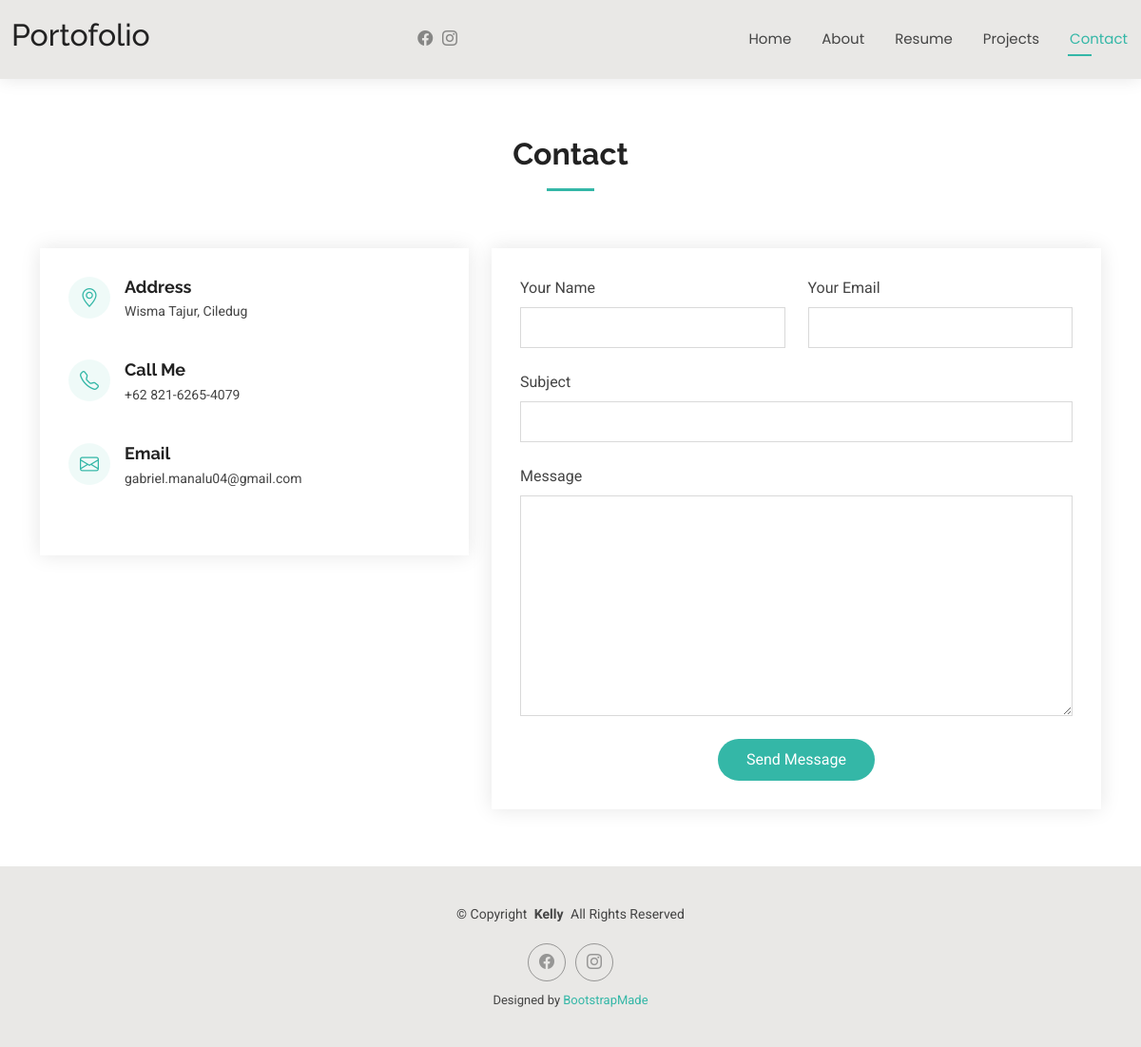
The page /contact.php on the database its author committed.
### tables this page shows
CREATE TABLE `data_kontak` (
  `id` int NOT NULL,
  `alamat` varchar(50) NOT NULL,
  `nomor` varchar(50) NOT NULL,
  `email` varchar(50) NOT NULL
);

### contact.php (the view, shortened to what this page needs)
<?php
include "koneksi.php";
?>
<!DOCTYPE html>
<html lang="en">
<head>
  <link href="assets/vendor/bootstrap/css/bootstrap.min.css" rel="stylesheet">
  <link href="assets/vendor/bootstrap-icons/bootstrap-icons.css" rel="stylesheet">
  <link href="assets/vendor/aos/aos.css" rel="stylesheet">
  <link href="assets/vendor/swiper/swiper-bundle.min.css" rel="stylesheet">
  <link href="assets/vendor/glightbox/css/glightbox.min.css" rel="stylesheet">
  <link href="assets/css/main.css" rel="stylesheet">
</head>
<body class="contact-page">
  <header id="header" class="header d-flex align-items-center light-background sticky-top">
    <div class="container-fluid position-relative d-flex align-items-center justify-content-between">
      <a href="index.php" class="logo d-flex align-items-center me-auto me-xl-0">
        <h2 class="sitename">Portofolio</h2>
      </a>
      <nav id="navmenu" class="navmenu">
        <ul>
          <li><a href="index.php">Home</a></li>
          <li><a href="about.php">About</a></li>
          <li><a href="resume.php">Resume</a></li>
          <li><a href="projects.php">Projects</a></li>
          <li><a href="contact.php" class="active">Contact</a></li>
        </ul>
      </nav>
      <div class="header-social-links">
        <a href="#" class="facebook"><i class="bi bi-facebook"></i></a>
        <a href="#" class="instagram"><i class="bi bi-instagram"></i></a>
      </div>
    </div>
  </header>
  <main class="main">
    <section id="contact" class="contact section">
      <div class="container section-title" data-aos="fade-up">
        <h2>Contact</h2>
      </div>
      <div class="container" data-aos="fade-up" data-aos-delay="100">
        <div class="row gy-4">
          <div class="col-lg-5">
            <?php
            $strSQL = "SELECT alamat, nomor, email FROM data_kontak";
            $execStrSQL = mysqli_query($conn, $strSQL);
            if (mysqli_num_rows($execStrSQL) > 0) {
              while ($row = mysqli_fetch_assoc($execStrSQL)) {
                ?>
                <div class="info-wrap">
                  <div class="info-item d-flex" data-aos="fade-up" data-aos-delay="200">
                    <i class="bi bi-geo-alt flex-shrink-0"></i>
                    <div>
                      <h3>Address</h3>
                      <p><?= $row["alamat"] ?></p>
                    </div>
                  </div>
                  <div class="info-item d-flex" data-aos="fade-up" data-aos-delay="300">
                    <i class="bi bi-telephone flex-shrink-0"></i>
                    <div>
                      <h3>Call Me</h3>
                      <p><?= $row["nomor"] ?></p>
                    </div>
                  </div>
                  <div class="info-item d-flex" data-aos="fade-up" data-aos-delay="400">
                    <i class="bi bi-envelope flex-shrink-0"></i>
                    <div>
                      <h3>Email</h3>
                      <p><?= $row["email"] ?></p>
                    </div>
                  </div>
                </div>
                <?php
              }
            }
            ?>
          </div>
          <div class="col-lg-7">
            <form action="<?php echo htmlspecialchars($_SERVER['PHP_SELF']) ?>" method="post" class="php-email-form"
              data-aos="fade-up" data-aos-delay="200">
              <div class="row gy-4">
                <div class="col-md-6">
                  <label for="name-field" class="pb-2">Your Name</label>
                  <input type="text" name="nama" id="name-field" class="form-control" required="">
                </div>
                <div class="col-md-6">
                  <label for="email-field" class="pb-2">Your Email</label>
                  <input type="email" class="form-control" name="email" id="email-field" required="">
                </div>
                <div class="col-md-12">
                  <label for="subject-field" class="pb-2">Subject</label>
                  <input type="text" class="form-control" name="subjek" id="subject-field" required="">
                </div>
                <div class="col-md-12">
                  <label for="message-field" class="pb-2">Message</label>
                  <textarea class="form-control" name="pesan" rows="10" id="message-field" required=""></textarea>
                </div>
                <div class="col-md-12 text-center">
                  <button type="submit">Send Message</button>
                </div>
              </div>
            </form>
          </div>
        </div>
      </div>
    </section>
  </main>
  <footer id="footer" class="footer light-background">
    <div class="container">
      <div class="copyright text-center ">
        <p>© <span>Copyright</span> <strong class="px-1 sitename">Kelly</strong> <span>All Rights
            Reserved<br></span></p>
      </div>
      <div class="social-links d-flex justify-content-center">
        <a href=""><i class="bi bi-facebook"></i></a>
        <a href=""><i class="bi bi-instagram"></i></a>
      </div>
      <div class="credits">
        Designed by <a href="https://bootstrapmade.com/">BootstrapMade</a>
      </div>
    </div>
  </footer>
</body>
</html>

### rows shown on the page
data_kontak: alamat "Wisma Tajur, Ciledug", nomor "+62 821-6265-4079", email "gabriel.manalu04@gmail.com"
